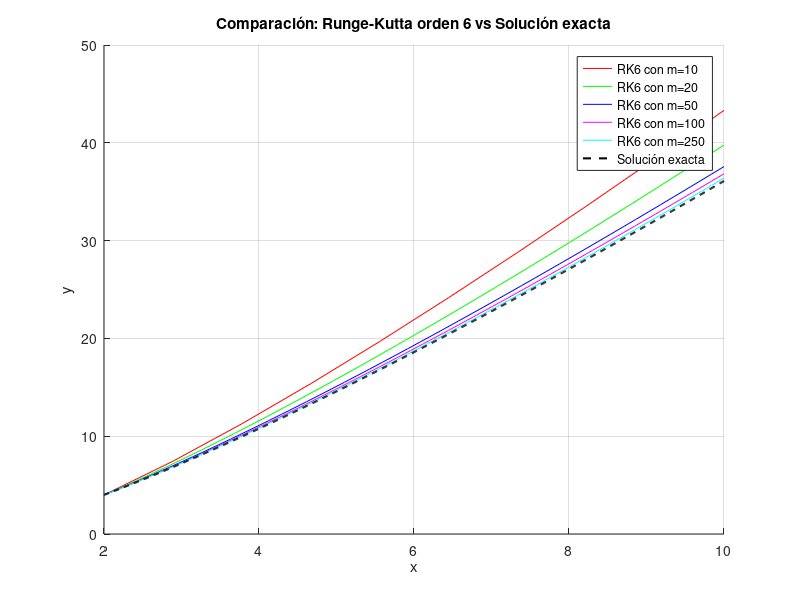

Recreate this plot in MATLAB.
function pregunta_1()
  % Condición inicial y dominio del problema
  y0 = 4;           % Valor inicial: y(2) = 4
  a = 2;            % Límite inferior del intervalo
  b = 10;           % Límite superior del intervalo

  % Lista de valores de m
  ms = [10, 20, 50, 100, 250];

  % Colores para las curvas de cada m
  color = ['r', 'g', 'b', 'm', 'c'];

  % Crear figura para graficar
  figure;
  hold on;  % Permite graficar varias curvas en la misma figura

  % Ciclo para resolver y graficar con cada valor de m
  for i = 1:length(ms)
    m = ms(i);  % Tomar un valor de m
    [xv, yv] = runge_kutta_6(a, b, y0, m);  % Llamar al método RK6
    plot(xv, yv, [color(i) '-'], 'DisplayName', sprintf('RK6 con m=%d', m));
    % Graficar la solución numérica para ese m
  end

  % Generar puntos para la solución exacta
  x_exact = linspace(a, b, 1000);  % Muchos puntos para una curva suave
  y_exact = x_exact .* log(x_exact / 2) + 2 * x_exact;  % Fórmula exacta

  % Graficar la solución exacta con línea negra discontinua
  plot(x_exact, y_exact, 'k--', 'LineWidth', 1.5, 'DisplayName', 'Solución exacta');

  % Etiquetas y leyenda
  legend show;
  xlabel('x');
  ylabel('y');
  title('Comparación: Runge-Kutta orden 6 vs Solución exacta');
  grid on;  % Mostrar la cuadrícula
end

function [xv, yv] = runge_kutta_6(a, b, y0, m)
  % Calcular paso h
  h = (b - a) / (m - 1);

  % Crear vector de puntos equiespaciados en [a, b]
  xv = linspace(a, b, m);

  % Inicializar vector de resultados y con ceros
  yv = zeros(1, m);
  yv(1) = y0;  % Valor inicial

  % Bucle principal del método de Runge-Kutta de orden 6
  for i = 1:m-1
    x = xv(i);      % Punto actual en x
    y = yv(i);      % Valor actual en y

    % Calcular los 6 coeficientes intermedios (k1 a k6)
    k1 = h * f(x, y);
    k2 = h * f(x + h/3, y + k1/3);
    k3 = h * f(x + 2*h/5, y + (4*k1 + 6*k2)/25);
    k4 = h * f(x + h, y + (k1 - 12*k2 + 15*k3)/4);
    k5 = h * f(x + 2*h/3, y + (6*k1 + 90*k2 - 50*k3 + 8*k4)/81);
    k6 = h * f(x + 4*h/5, y + (6*k1 + 36*k2 + 10*k3 + 8*k4 + 75*k5)/75);

    % Actualizar el valor de y usando fórmula del RK6
    yv(i+1) = y + (23*k1 + 125*k2 - 81*k5 + 125*k6)/192;
  end
end

function val = f(x, y)
  %Función diferencial del problema:
  val = (x + y) / x;
end

